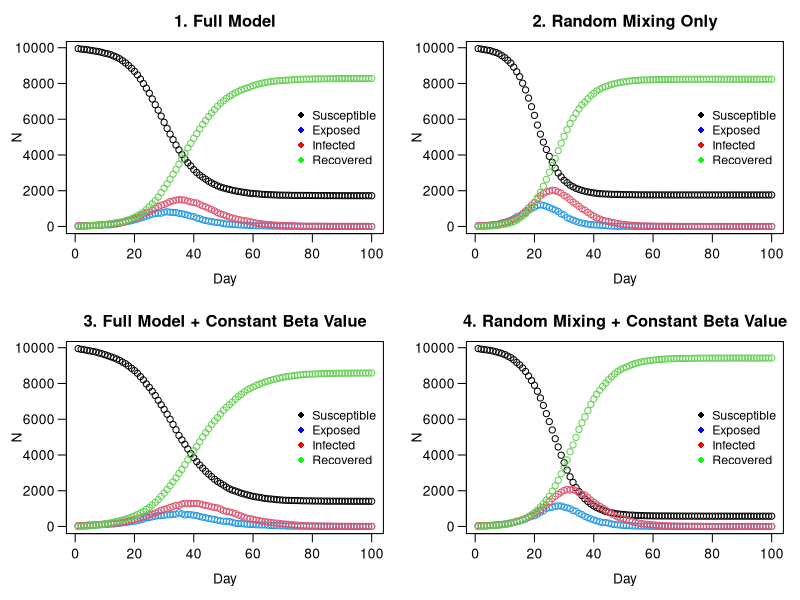

The R source for this figure:
# Zachary Gavin (s2222962): Wrote get.net, wrote household allocation, created initial nseir function, debugging and commenting
# Shaehroz Khalid (s2869421): All plotting and visualisation, turned household allocation vector to one line, debugging and commenting
# Brandon Causing (s2901457): Completion and performance optimisation of the main nseir simulation function, debugging and commenting
# division of work was close to 1/3 each

################################################################################


## GENERAL DESCRIPTION

# This script implements an agent-based SEIR (Susceptible-Exposed-Infected-Recovered)
# model to simulate the spread of an epidemic in a population of n individuals.
# The model incorporates three modes of transmission: within-household, through a
# pre-defined social network, and via random mixing.
# The script defines functions to generate the population and social network,
# run the SEIR simulation, and plot the results under different scenarios.
# The final section compares four scenarios to analyse the impact of social
# structure and individual heterogeneity (beta) on the epidemic dynamics.



######################################################################
### ------- START OF MODEL SETUP AND POPULATION GENERATION ------- ###
######################################################################

# This section defines the global parameters for the model and generates the
# base population, assigning each of the 'n' individuals to a household.


n <- 10000
people <- 1:n
h_max <- 5

set.seed(13)

#### Putting people in households
h <- rep(1:n, sample(1:h_max, n, replace = TRUE))[1:n] 

beta <- runif(n,0,1)


######################################################################
######### ------- NETWORK GENERATION FUNCTIONS ------- ###############
######################################################################

# These functions create the social network connections between individuals
# who are not in the same household.


get.net <- function(beta, h, nc=15) {
  n <- length(h)
  b_bar <- sum(beta)/length(beta) 
  conns_init <- vector("list", n)
  conns <- vector(mode="list", length=n)
  for (i in 1:n) {
    if (i < n) {
      b <- rbinom(n-i, 1, nc*beta[i]*beta[(i+1):n]/(b_bar^2*(n-1)) )
      conns_init[[i]] <- which(b==1) + i 
    }
  }
  
  # <-- FIX IS HERE: Changed lapply to sapply
  pairs <- cbind(rep(1:n, sapply(conns_init, length)), unlist(conns_init)) 
  
  if (nrow(pairs) > 0) {
    pairs <- pairs[h[pairs[,1]] != h[pairs[,2]], , drop = FALSE] 
    
    if(nrow(pairs) > 0) {
      for (i in 1:nrow(pairs)){
        conns[[pairs[i,1]]] <- append(conns[[pairs[i,1]]],  pairs[i,2] )
        conns[[pairs[i,2]]] <- append(conns[[pairs[i,2]]],  pairs[i,1] )
      }
    }
  }
  
  return(conns)
}


######################################################################
############# ------- SEIR SIMULATION FUNCTION ------- ###############
######################################################################

# This function is the core of the model. It simulates the epidemic over 
# nt time steps, tracking the number of individuals in each SEIR compartment.

nseir <- function(beta, h, alink, 
                  alpha=c(0.1, 0.01, 0.01), 
                  delta=.2, 
                  gamma=.4, 
                  nc=15, nt=100, pinf=.005) {
  
  ### --- 1. Set-Up --- ###
  n <- length(beta)
  x <- rep(0,n) # everyone starts off susceptible 
  num_to_infect <- max(1, round(pinf*n))
  x[sample(1:n, num_to_infect)] <- 2 # pick a few people to start off infected
  
  # set up households (who's in each household)
  hh_index_list <- split(1:n, h) 
  
  # for future calculation of mixing probs
  b_bar <- sum(beta)/n
  
  # initialize counts of statuses for day 1
  t <- S <- E <- I <- R <- rep(0, nt)
  t[1] <- 1
  S[1] <- n - num_to_infect
  I[1] <- num_to_infect
  
  ### --- 2. Daily Simulation --- ###
  # each day:
  # -- find who transitions to a different status 
  # -- count how many people are in each status
  for(i in 2:nt) {
    
    # random numbers assigned to each person to compare with transition probs
    u <- runif(n) 
    
    # keep track of infected people
    infected_indices <- which(x == 2)
    n_infected <- length(infected_indices)
    
    # initialize lists of those exposed through infected people 
    hh_exposed <- net_exposed <- mix_exposed <- integer(0)
    
    
    ## -- 2a. Infectious to Recovered -- ##
    # transition from infected to recover with probability = delta
    x[x == 2 & u < delta] <- 3
    
    ## -- 2b. Exposed to Infectious -- ##
    # transition from exposed to infected with probability = gamma
    x[x == 1 & u < gamma] <- 2
    
    ## -- 2c. Set-Up of Susceptible to Exposed -- ##
    # find who transitions from susceptible to exposed
    if (n_infected > 0) {
      
      ## -- 2c(i). Household Exposure -- ##
      # find who gets infected from household contacts
      # ** prob of getting infected by a household member = alpha[1]
      # -----
      # count how many people are infected in each household
      hh_infected_counts <- tabulate(h[infected_indices], nbins = max(h))
      # which households have someone infected in them
      infected_hh <- which(hh_infected_counts > 0)
      # prob of infection by at least one infected household member
      if (length(infected_hh) > 0) {
        hh_probs <- 1 - (1-alpha[1])^hh_infected_counts[infected_hh]
        # who transitions to infected in the household
        hh_exposed <- unlist(
          Map(function(hh, prob) { # this applies function to each pair
            hh_members <- hh_index_list[[as.character(hh)]]
            sus <- hh_members[x[hh_members] == 0] 
            sus[u[sus] < prob]
          }, hh = infected_hh, prob = hh_probs), use.names = FALSE
        )
      }
      
      ## -- 2c(ii). Regular Network Exposure -- ##
      # find who gets infected from regular network contacts
      # ** prob of getting infected by regular network contact = alpha[2]
      # -----
      # who is in a regular network with someone infected
      neighbors_of_infected <- unlist(alink[infected_indices], use.names = FALSE)
      if(length(neighbors_of_infected) > 0) {
        # count how many people are infected in each regular network 
        net_infected_counts <- tabulate(neighbors_of_infected, nbins = n)
        # which networks have someone infected in them
        sus_exposed_to_net <- which(net_infected_counts > 0 & x == 0)
        # prob of infection by at least one infected regular network contact
        if (length(sus_exposed_to_net) > 0) {
          net_probs <- 1 - (1-alpha[2])^net_infected_counts[sus_exposed_to_net]
          # who transitions to infected in network
          net_exposed <- sus_exposed_to_net[u[sus_exposed_to_net] < net_probs]
        }
      }
      
      ## -- 2c(iii). Random Mixing Exposure -- ##
      # find who gets infected from random mixing
      # ** prob of infection by random mixing = a[3]*b[i]*b[j]/(b_bar^2*(n-1))
      # ** b[i], b[j] are "sociability" parameters for people i, j
      # -----
      # total number of contacts between all infected people
      total_contacts <- n_infected * nc
      # randomly select who those contacts are
      contacts <- sample(n, total_contacts, replace = TRUE)
      # match infected people to their corresponding contacts
      infected_repeats <- rep(infected_indices, each = nc)
      # for each infected person, replace any contacts that are themselves (rare)
      invalid <- contacts == infected_repeats
      while (any(invalid)) {
        contacts[invalid] <- sample(1:n, sum(invalid), replace = TRUE)
        invalid <- contacts == infected_repeats
      } # implicitly makes prob of selection = nc/(n-1)
      
      # prob of infection by at least one infected random contact
      # exp^(sum(log(x_i))) computationally faster than prod(x_i)
      log_prob_no_infection <- log1p(-alpha[3] * beta[infected_repeats] * beta[contacts] / (b_bar^2))
      sum_log_probs <- tapply(log_prob_no_infection, contacts, sum)
      prob_infection <- 1 - exp(sum_log_probs)
      # all together, we have the desired probability
      
      # keep track of who came into contact with those infected
      ids_contacted <- as.integer(names(sum_log_probs))
      # subset to those that are susceptible
      sus_contacted <- ids_contacted[x[ids_contacted] == 0]
      # who transitions to infected from mixing
      if(length(sus_contacted) > 0) {
        # new unifs to avoid dep. of mixing infection and net/hh infection
        u_mix <- runif(length(sus_contacted),0,1) 
        prob_idx <- match(sus_contacted, ids_contacted)
        mix_exposed <- sus_contacted[u_mix < prob_infection[prob_idx]]
      }
      
    }
    
    ## -- 2d. Susceptible to Exposed -- ##
    # gather everyone who transitions from susceptible to exposed
    if (length(hh_exposed) > 0 || length(net_exposed) > 0 || length(mix_exposed) > 0) {
      newly_exposed <- unique(c(hh_exposed, net_exposed, mix_exposed))
      x[newly_exposed] <- 1
    }
    
    ## -- 2e. Daily Counts -- ##
    # keep track of daily counts of statuses
    S[i] <- sum(x == 0)
    E[i] <- sum(x == 1)
    I[i] <- sum(x == 2)
    R[i] <- sum(x == 3)
    t[i] <- i
  }
  
  ### --- 3. Output --- ###
  # each component of list is an SEIR status with corresponding daily counts
  return(list(t = t, S = S, E = E, I = I, R = R))
}


######################################################################
############# ------- PLOTTING HELPER FUNCTION ------- ###############
######################################################################

epi_plot <- function(beta, h, alink, 
                     alpha = c(0.1, 0.01, 0.01),
                     delta = 0.2,
                     gamma = 0.4,
                     nc = 15, nt = 100, pinf = 0.005,
                     title = "SEIR Dynamics") {
  
  epi <- nseir(beta, h, alink, alpha, delta, gamma, nc, nt, pinf)
  
  plot(x = epi$t, y = epi$S, ylim = c(0, max(epi$S)), 
       xlab = "", ylab = "", main = title, las = 1)
  
  title(xlab = "Day", mgp = c(2.2, 0.7, 0)) #Spacing for x axis and title
  title(ylab = "N", mgp = c(2.5, 0.7, 0)) #Spacing for y axis and title
  
  points(epi$E, col = 4); points(epi$I, col = 2); points(epi$R, col = 3)

  legend(x = "right", 
         legend = c("Susceptible", "Exposed",
                    "Infected", "Recovered"),
         col = c("black", "blue",
                  "red", "green"),
         pch = 16,
         inset = 0.005,
         bty = "n",
         cex = 0.9)
}


######################################################################
############ ------- MODEL SCENARIO COMPARISON ------- ###############
######################################################################

par(mfrow = c(2, 2), mar = c(4, 4, 2.5, 1), mgp = c(2.2, 0.7, 0)) #2x2 grid, mar allows good spacing, mgp moves axis

adjacencyList_variable_beta <- get.net(beta, h)

#scenario 1: full model with default parameters
epi_plot(beta, h, adjacencyList_variable_beta, title = "1. Full Model")


#scenario 2: random mixing only
epi_plot(beta, h, adjacencyList_variable_beta, alpha = c(0, 0, 0.04),
         title = "2. Random Mixing Only")

#scenario 3: full model with constant beta value
beta_const <- rep(mean(beta), n)
adjacencyList_constant_beta <- get.net(beta_const, h)
epi_plot(beta_const, h, adjacencyList_constant_beta, 
         title = "3. Full Model + Constant Beta Value")

#scenario 4: random mixing with constant beta
epi_plot(beta_const, h, adjacencyList_constant_beta, alpha = c(0, 0, 0.04),
         title = "4. Random Mixing + Constant Beta Value")

par(mfrow = c(1, 1))
